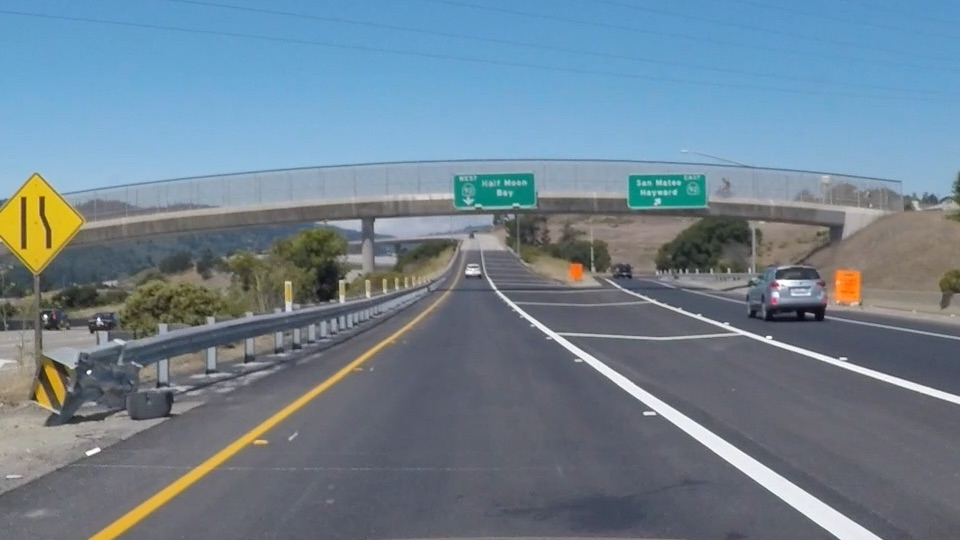
#> input picture exit-ramp.jpg, 960 x 540 px
$ python gamma_correction.py
#> lines starting #> are read from the running program, lines starting #| are printed output that depends on the picture
#!/usr/bin/env python3
# -*- coding: utf-8 -*-
"""
Created on Fri Jan 17 23:24:53 2020

to learn gamma correction

@author: y56
"""

import matplotlib.pyplot as plt
import matplotlib.image as mpimg
import numpy as np
import cv2

def adjust_gamma(image, gamma=1.0):
# https://www.pyimagesearch.com/2015/10/05/opencv-gamma-correction/
# build a lookup table mapping the pixel values [0, 255] to
# their adjusted gamma values
    invGamma = 1.0 / gamma
    table = np.array([((i / 255.0) ** invGamma) * 255
                      for i in np.arange(0, 256)]).astype("uint8")

    # plot the correction curve
    plt.figure()
    plt.title("gamma "+str(gamma))
    plt.plot(table)

    # apply gamma correction using the lookup table
    return cv2.LUT(image, table)

image = mpimg.imread('exit-ramp.jpg')
#> image is the input picture: shape (540, 960, 3); mean R, G, B 111.3, 130.2, 144.4

plt.figure()
plt.title('original')
plt.imshow(image)

gray = cv2.cvtColor(image,cv2.COLOR_RGB2GRAY)
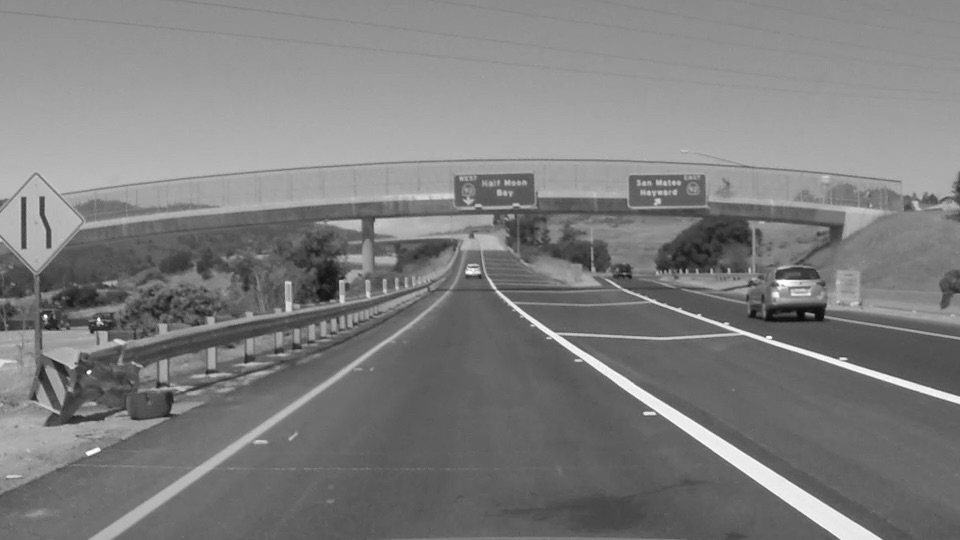
#> gray: shape (540, 960); min 7, max 255, mean 126.2

plt.figure()
plt.title('gray')
plt.imshow(gray, cmap='gray')

gamma05 = adjust_gamma(gray, 0.5)
#> in adjust_gamma, `return cv2.LUT(image, table)`:
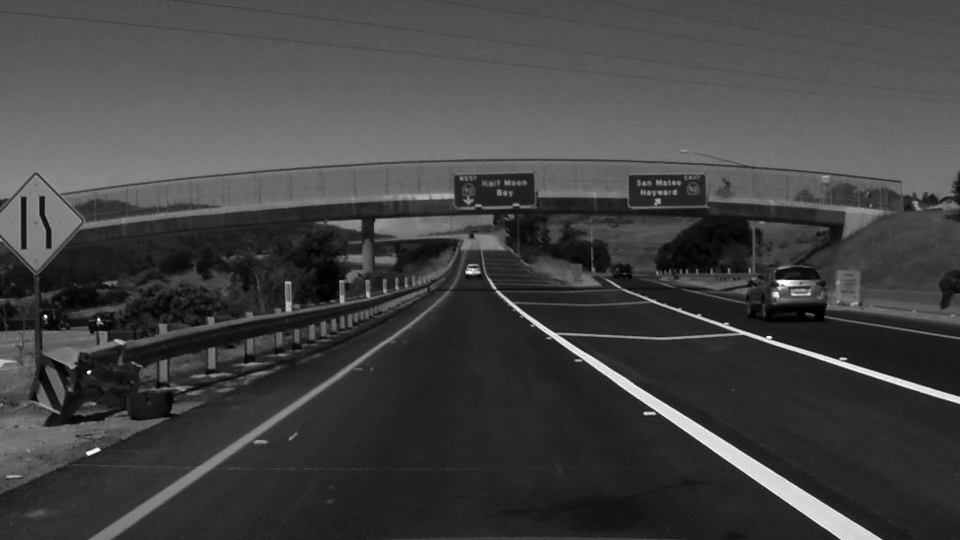
#> returned value: shape (540, 960); min 0, max 255, mean 66.9

plt.figure()
plt.title('gamma 0.5')
plt.imshow(gamma05, cmap='gray')

gamma05 = adjust_gamma(gray, 2)
#> call 2 of adjust_gamma, with gamma = 2
#> in adjust_gamma (call 2), `return cv2.LUT(image, table)`:
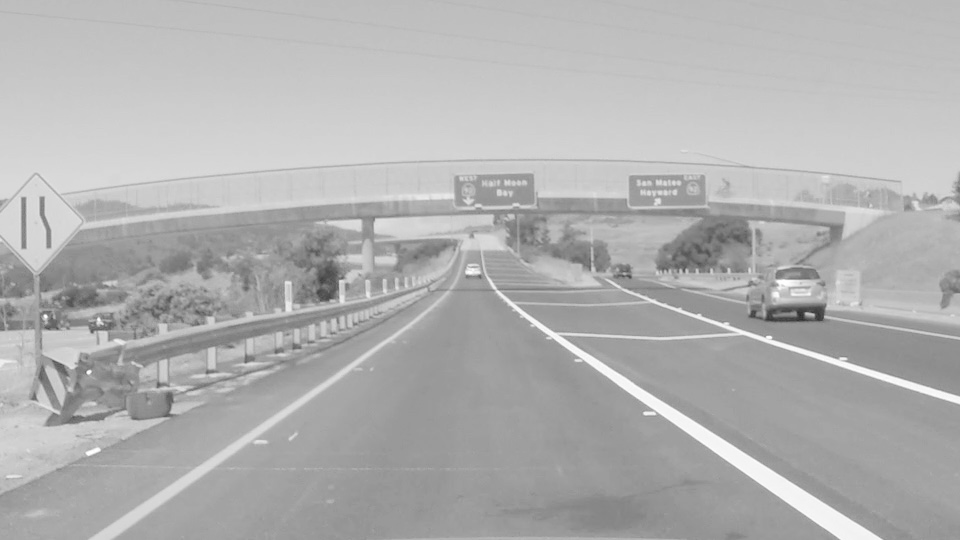
#> returned value: shape (540, 960); min 42, max 255, mean 177

plt.figure()
plt.title('gamma 2')
plt.imshow(gamma05, cmap='gray')
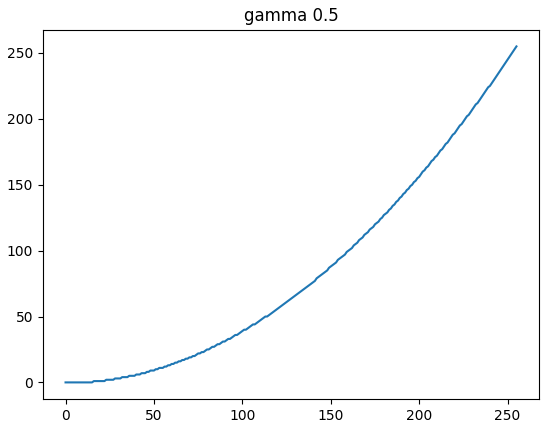
#> figure drawn by matplotlib, 1 panel; curve peaks at x = 255, y = 255
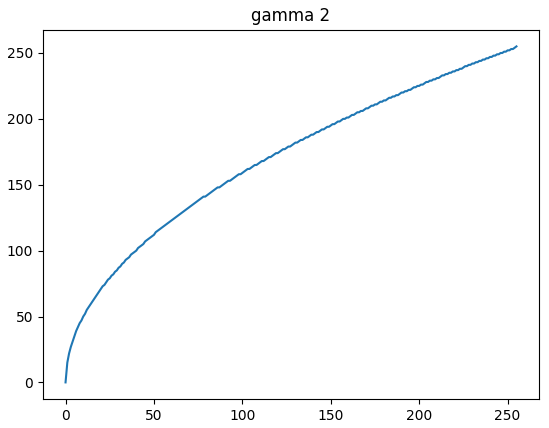
#> figure drawn by matplotlib, 1 panel; curve peaks at x = 255, y = 255

$ run again, with calibration_test.png saved as exit-ramp.jpg
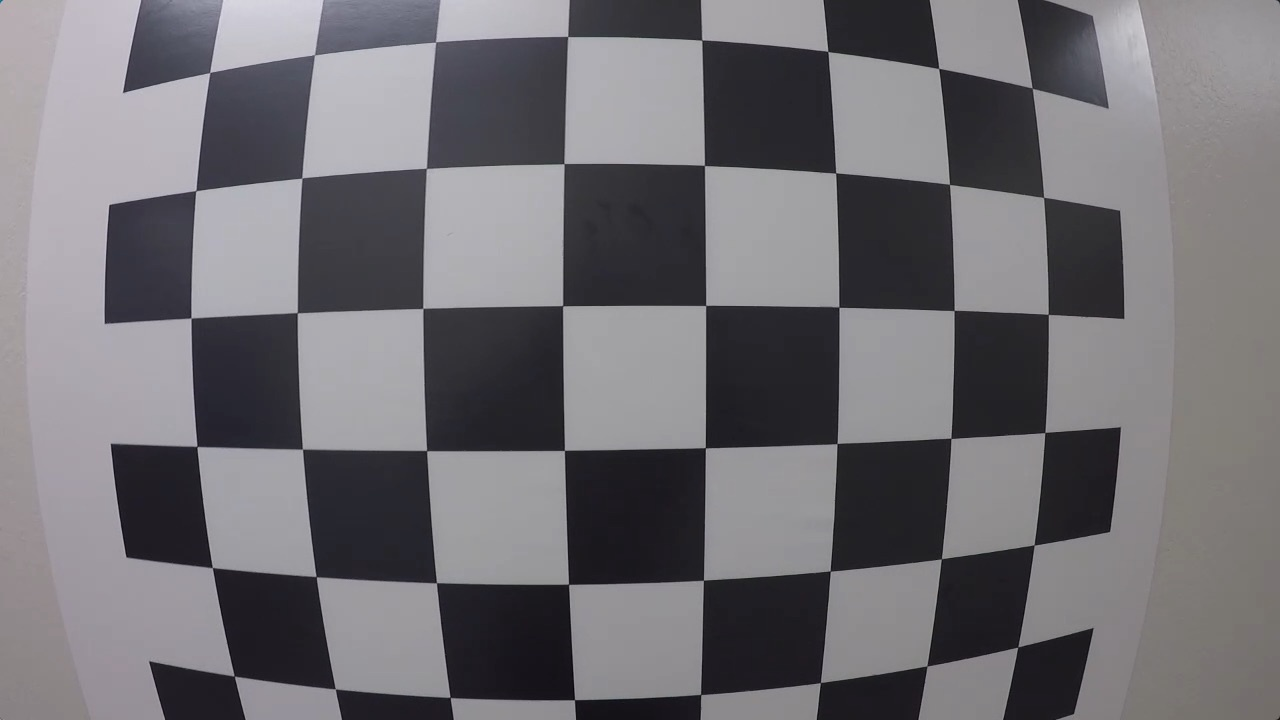
#> input picture calibration_test.png, 1280 x 720 px
#> image is the input picture: shape (720, 1280, 3); mean R, G, B 112.9, 110.9, 115.4
#> in adjust_gamma, `return cv2.LUT(image, table)`:
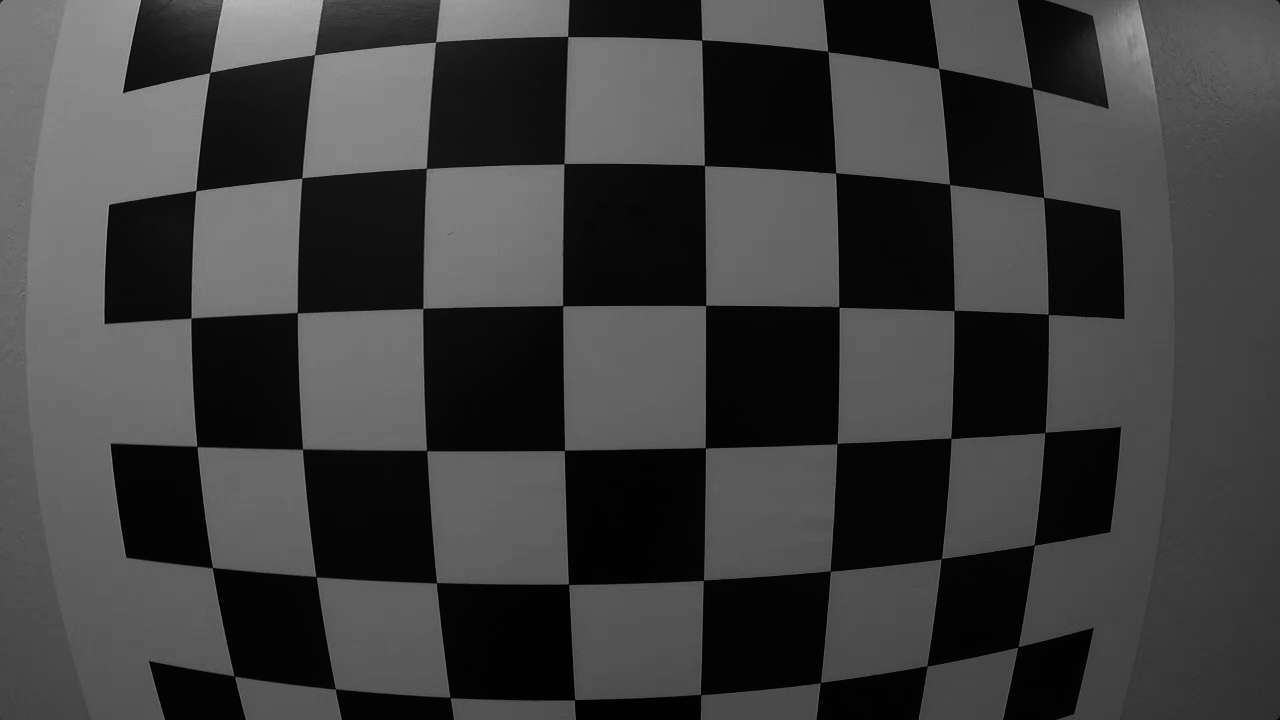
#> returned value: shape (720, 1280); min 0, max 191, mean 61.4
#> in adjust_gamma (call 2), `return cv2.LUT(image, table)`:
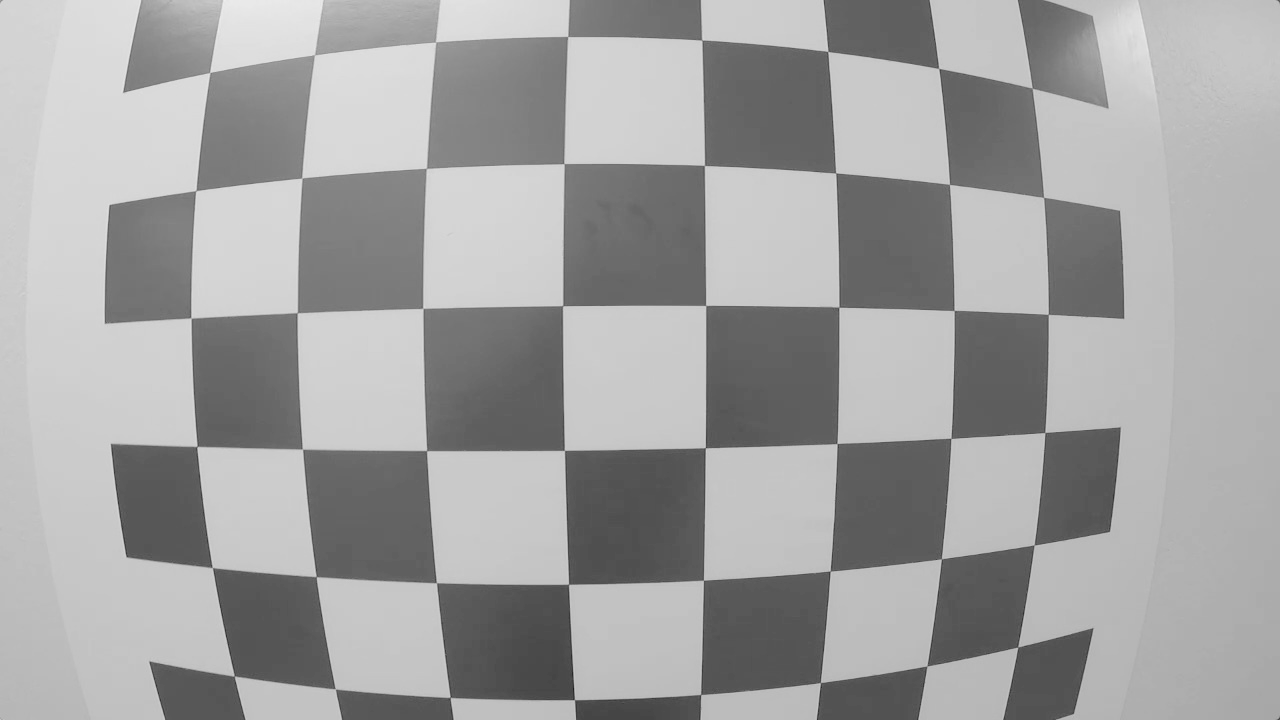
#> returned value: shape (720, 1280); min 31, max 237, mean 161.4
